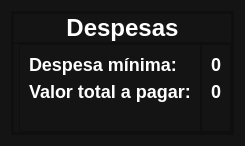
                 <widget class="QWidget" name="tab_2">
                  <property name="styleSheet">
                   <string notr="true">background-color: rgb(20, 20, 20);</string>
                  </property>
                  <attribute name="title">
                   <string>Tab 2</string>
                  </attribute>
                  <layout class="QVBoxLayout" name="verticalLayout_9">
                   <item>
                    <widget class="QFrame" name="frame_19">
                     <property name="styleSheet">
                      <string notr="true">background-color: rgb(20, 20, 20);</string>
                     </property>
                     <property name="frameShape">
                      <enum>QFrame::StyledPanel</enum>
                     </property>
                     <property name="frameShadow">
                      <enum>QFrame::Raised</enum>
                     </property>
                     <layout class="QHBoxLayout" name="horizontalLayout_12">
                      <property name="spacing">
                       <number>0</number>
                      </property>
                      <property name="leftMargin">
                       <number>0</number>
                      </property>
                      <property name="topMargin">
                       <number>0</number>
                      </property>
                      <property name="rightMargin">
                       <number>0</number>
                      </property>
                      <property name="bottomMargin">
                       <number>0</number>
                      </property>
                      <item>
                       <widget class="QFrame" name="frame_20">
                        <property name="maximumSize">
                         <size>
                          <width>800</width>
                          <height>800</height>
                         </size>
                        </property>
                        <property name="styleSheet">
                         <string notr="true">background-color: rgb(20, 20, 20);</string>
                        </property>
                        <property name="frameShape">
                         <enum>QFrame::StyledPanel</enum>
                        </property>
                        <property name="frameShadow">
                         <enum>QFrame::Raised</enum>
                        </property>
                        <layout class="QVBoxLayout" name="verticalLayout_10">
                         <property name="spacing">
                          <number>0</number>
                         </property>
                         <property name="leftMargin">
                          <number>0</number>
                         </property>
                         <property name="topMargin">
                          <number>0</number>
                         </property>
                         <property name="rightMargin">
                          <number>0</number>
                         </property>
                         <property name="bottomMargin">
                          <number>0</number>
                         </property>
                         <item>
                          <widget class="QFrame" name="frame_21">
                           <property name="maximumSize">
                            <size>
                             <width>16777215</width>
                             <height>41</height>
                            </size>
                           </property>
                           <property name="frameShape">
                            <enum>QFrame::StyledPanel</enum>
                           </property>
                           <property name="frameShadow">
                            <enum>QFrame::Raised</enum>
                           </property>
                           <layout class="QVBoxLayout" name="verticalLayout_11">
                            <property name="spacing">
                             <number>0</number>
                            </property>
                            <property name="leftMargin">
                             <number>0</number>
                            </property>
                            <property name="topMargin">
                             <number>0</number>
                            </property>
                            <property name="rightMargin">
                             <number>0</number>
                            </property>
                            <property name="bottomMargin">
                             <number>0</number>
                            </property>
                            <item>
                             <widget class="QLabel" name="label_12">
                              <property name="minimumSize">
                               <size>
                                <width>0</width>
                                <height>0</height>
                               </size>
                              </property>
                              <property name="maximumSize">
                               <size>
                                <width>16777215</width>
                                <height>50</height>
                               </size>
                              </property>
                              <property name="font">
                               <font>
                                <pointsize>-1</pointsize>
                                <weight>75</weight>
                                <bold>true</bold>
                               </font>
                              </property>
                              <property name="styleSheet">
                               <string notr="true">font-weight:bold;
color:#ffffff;
font-size:18px;</string>
                              </property>
                              <property name="text">
                               <string>&lt;html&gt;&lt;head/&gt;&lt;body&gt;&lt;p&gt;&lt;span style=&quot; font-size:18pt;&quot;&gt;Despesas&lt;/span&gt;&lt;/p&gt;&lt;/body&gt;&lt;/html&gt;</string>
                              </property>
                              <property name="alignment">
                               <set>Qt::AlignCenter</set>
                              </property>
                             </widget>
                            </item>
                           </layout>
                          </widget>
                         </item>
                         <item>
                          <widget class="QFrame" name="frame_22">
                           <property name="frameShape">
                            <enum>QFrame::StyledPanel</enum>
                           </property>
                           <property name="frameShadow">
                            <enum>QFrame::Raised</enum>
                           </property>
                           <layout class="QHBoxLayout" name="horizontalLayout_13">
                            <property name="spacing">
                             <number>0</number>
                            </property>
                            <property name="leftMargin">
                             <number>5</number>
                            </property>
                            <property name="topMargin">
                             <number>0</number>
                            </property>
                            <property name="rightMargin">
                             <number>0</number>
                            </property>
                            <property name="bottomMargin">
                             <number>0</number>
                            </property>
                            <item>
                             <widget class="QFrame" name="frame_23">
                              <property name="frameShape">
                               <enum>QFrame::StyledPanel</enum>
                              </property>
                              <property name="frameShadow">
                               <enum>QFrame::Raised</enum>
                              </property>
                              <layout class="QVBoxLayout" name="verticalLayout_12">
                               <item>
                                <widget class="QLabel" name="label_13">
                                 <property name="font">
                                  <font>
                                   <pointsize>-1</pointsize>
                                   <weight>75</weight>
                                   <bold>true</bold>
                                  </font>
                                 </property>
                                 <property name="styleSheet">
                                  <string notr="true">font-weight:bold;
color:#ffffff;
font-size:18px;</string>
                                 </property>
                                 <property name="text">
                                  <string>Despesa mínima:</string>
                                 </property>
                                </widget>
                               </item>
                               <item>
                                <widget class="QLabel" name="label_14">
                                 <property name="font">
                                  <font>
                                   <pointsize>-1</pointsize>
                                   <weight>75</weight>
                                   <bold>true</bold>
                                  </font>
                                 </property>
                                 <property name="styleSheet">
                                  <string notr="true">font-weight:bold;
color:#ffffff;
font-size:18px;</string>
                                 </property>
                                 <property name="text">
                                  <string>Valor total a pagar:</string>
                                 </property>
                                </widget>
                               </item>
                               <item>
                                <widget class="QLabel" name="label_18">
                                 <property name="text">
                                  <string/>
                                 </property>
                                </widget>
                               </item>
                              </layout>
                             </widget>
                            </item>
                            <item>
                             <widget class="QFrame" name="frame_24">
                              <property name="frameShape">
                               <enum>QFrame::StyledPanel</enum>
                              </property>
                              <property name="frameShadow">
                               <enum>QFrame::Raised</enum>
                              </property>
                              <layout class="QVBoxLayout" name="verticalLayout_13">
                               <item>
                                <widget class="QLabel" name="qtd_dividas">
                                 <property name="font">
                                  <font>
                                   <pointsize>-1</pointsize>
                                   <weight>75</weight>
                                   <bold>true</bold>
                                  </font>
                                 </property>
                                 <property name="styleSheet">
                                  <string notr="true">font-weight:bold;
color:#ffffff;
font-size:18px;</string>
                                 </property>
                                 <property name="text">
                                  <string>0</string>
                                 </property>
                                 <property name="alignment">
                                  <set>Qt::AlignCenter</set>
                                 </property>
                                </widget>
                               </item>
                               <item>
                                <widget class="QLabel" name="valor_despesas">
                                 <property name="font">
                                  <font>
                                   <pointsize>-1</pointsize>
                                   <weight>75</weight>
                                   <bold>true</bold>
                                  </font>
                                 </property>
                                 <property name="styleSheet">
                                  <string notr="true">font-weight:bold;
color:#ffffff;
font-size:18px;</string>
                                 </property>
                                 <property name="text">
                                  <string>0</string>
                                 </property>
                                 <property name="alignment">
                                  <set>Qt::AlignCenter</set>
                                 </property>
                                </widget>
                               </item>
                               <item>
                                <widget class="QLabel" name="label_20">
                                 <property name="text">
                                  <string/>
                                 </property>
                                </widget>
                               </item>
                              </layout>
                             </widget>
                            </item>
                           </layout>
                          </widget>
                         </item>
                        </layout>
                       </widget>
                      </item>
                     </layout>
                    </widget>
                   </item>
                  </layout>
                 </widget>
